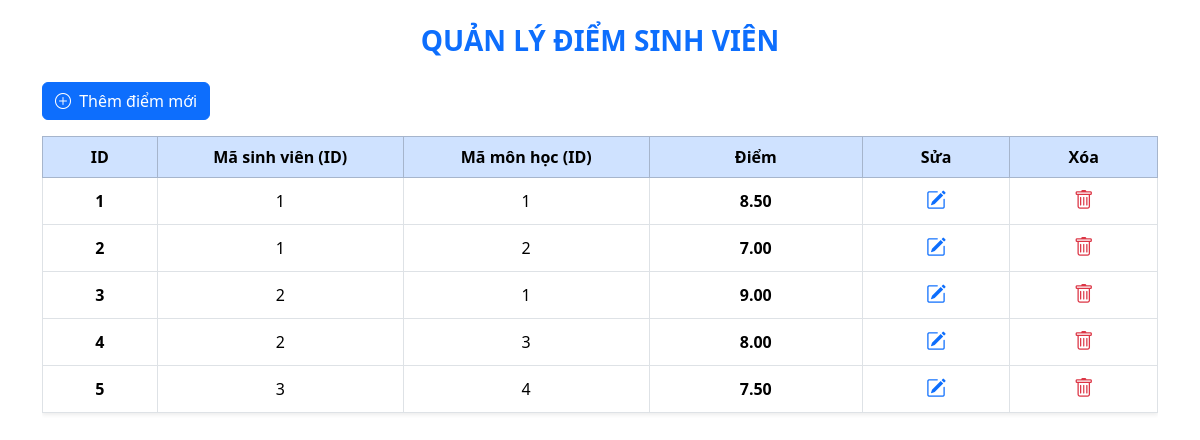
The app's page /public/index.php?controller=grade&action=index with its own data.
### tables this page shows
CREATE TABLE IF NOT EXISTS grades (
    id INT PRIMARY KEY AUTO_INCREMENT,
    student_id INT NOT NULL,
    subject_id INT NOT NULL,
    score DECIMAL(4,2) NOT NULL,

    CONSTRAINT fk_grades_students
        FOREIGN KEY (student_id) REFERENCES students(id)
        ON DELETE CASCADE
        ON UPDATE CASCADE,

    CONSTRAINT fk_grades_subjects
        FOREIGN KEY (subject_id) REFERENCES subjects(id)
        ON DELETE CASCADE
        ON UPDATE CASCADE,

    CONSTRAINT chk_grades_score
        CHECK (score >= 0 AND score <= 10)
);

### app/controllers/GradeController.php (called while the page is built, shortened)
<?php
require_once APP_ROOT . '/app/services/GradeService.php';
class GradeController
{
    public function index()
    {
        $gradeService = new GradeService();
        $grades = $gradeService->getAllGrades();
        include APP_ROOT . '/app/views/grade/index.php';
    }
}

### app/services/GradeService.php (called while the page is built, shortened)
<?php
require_once APP_ROOT . '/app/models/Grade.php';
class GradeService
{
    public function getAllGrades()
    {
        $grades = [];
        $dbConnection = new DBConnection();
        if ($dbConnection != null) {
            $conn = $dbConnection->getConnection();
            if ($conn != null) {
                $createTableSql = "CREATE TABLE IF NOT EXISTS grades (
                    id INT PRIMARY KEY AUTO_INCREMENT,
                    student_id INT NOT NULL,
                    subject_id INT NOT NULL,
                    score DECIMAL(4,2) NOT NULL,
                    FOREIGN KEY (student_id) REFERENCES students(id),
                    FOREIGN KEY (subject_id) REFERENCES subjects(id)
                ) ENGINE=InnoDB DEFAULT CHARSET=utf8mb4 COLLATE=utf8mb4_unicode_ci";
                $conn->exec($createTableSql);
                $sql = "SELECT * FROM grades ORDER BY id ASC";
                $stmt = $conn->query($sql);
                if ($stmt) {
                    while ($row = $stmt->fetch(PDO::FETCH_ASSOC)) {
                        $grade = new Grade(
                            $row['id'],
                            $row['student_id'],
                            $row['subject_id'],
                            $row['score']
                        );
                        $grades[] = $grade;
                    }
                }
            }
        }
        return $grades;
    }
}

### app/models/Grade.php (called while the page is built, shortened)
<?php
class Grade
{
    private $id;
    private $student_id;
    private $subject_id;
    private $score;
    public function __construct($id, $student_id, $subject_id, $score)
    {
        $this->id = $id;
        $this->student_id = $student_id;
        $this->subject_id = $subject_id;
        $this->score = $score;
    }
    public function getId()
    {
        return $this->id;
    }
    public function getStudentId()
    {
        return $this->student_id;
    }
    public function getSubjectId()
    {
        return $this->subject_id;
    }
    public function getScore()
    {
        return $this->score;
    }
}

### app/views/grade/index.php (the view, shortened to what this page needs)
<!DOCTYPE html>
<html lang="vi">
<head>
    <link href="https://cdn.jsdelivr.net/npm/bootstrap@5.3.3/dist/css/bootstrap.min.css" rel="stylesheet">
    <link rel="stylesheet" href="https://cdn.jsdelivr.net/npm/bootstrap-icons@1.11.3/font/bootstrap-icons.min.css">
</head>
<body>
    <div class="container mt-4">
        <h3 class="text-center text-uppercase text-primary mb-4 fw-bold">
            Quản lý điểm sinh viên
        </h3>
        <div class="mb-3">
            <a href="?controller=addGrade" class="btn btn-primary">
                <i class="bi bi-plus-circle me-1"></i> Thêm điểm mới
            </a>
        </div>
        <div class="table-responsive">
            <table class="table table-bordered table-hover align-middle shadow-sm">
                <thead class="table-primary text-center">
                    <tr>
                        <th scope="col" style="width: 70px;">ID</th>
                        <th scope="col" style="width: 150px;">Mã sinh viên (ID)</th>
                        <th scope="col" style="width: 150px;">Mã môn học (ID)</th>
                        <th scope="col" style="width: 130px;">Điểm</th>
                        <th scope="col" style="width: 90px;">Sửa</th>
                        <th scope="col" style="width: 90px;">Xóa</th>
                    </tr>
                </thead>
                <tbody>
                    <?php if (!empty($grades)): ?>
                        <?php foreach ($grades as $grade): ?>
                            <tr>
                                <th scope="row" class="text-center">
                                    <?= $grade->getId(); ?>
                                </th>
                                <td class="text-center">
                                    <?= $grade->getStudentId(); ?>
                                </td>
                                <td class="text-center">
                                    <?= $grade->getSubjectId(); ?>
                                </td>
                                <td class="text-center fw-bold">
                                    <?= htmlspecialchars((string)$grade->getScore()); ?>
                                </td>
                                <td class="text-center">
                                    <a href="?controller=editGrade&id=<?= $grade->getId(); ?>"
                                        class="text-primary fs-5"
                                        title="Chỉnh sửa">
                                        <i class="bi bi-pencil-square"></i>
                                    </a>
                                </td>
                                <td class="text-center">
                                    <a href="?controller=deleteGrade&id=<?= $grade->getId(); ?>"
                                        class="text-danger fs-5"
                                        onclick="return confirm('Bạn có chắc chắn muốn xóa điểm này không?')"
                                        title="Xóa">
                                        <i class="bi bi-trash"></i>
                                    </a>
                                </td>
                            </tr>
                        <?php endforeach; ?>
                    <?php endif; ?>
                </tbody>
            </table>
        </div>
    </div>
</body>
</html>

### records on screen
grades: id "1", student "1", subject "1", score "8.50"
grades: id "2", student "1", subject "2", score "7.00"
grades: id "3", student "2", subject "1", score "9.00"
grades: id "4", student "2", subject "3", score "8.00"
grades: id "5", student "3", subject "4", score "7.50"
